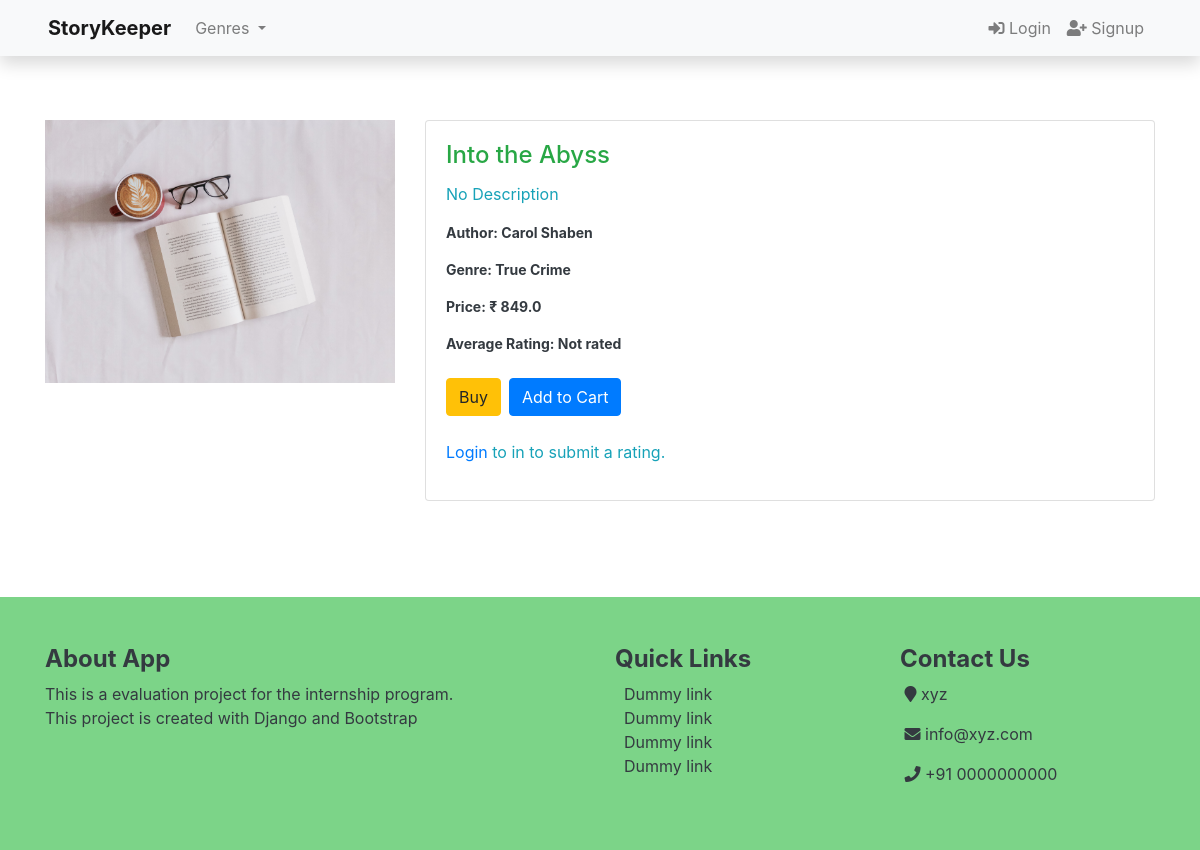
/book/3/, run on an earlier commit of the app's database.
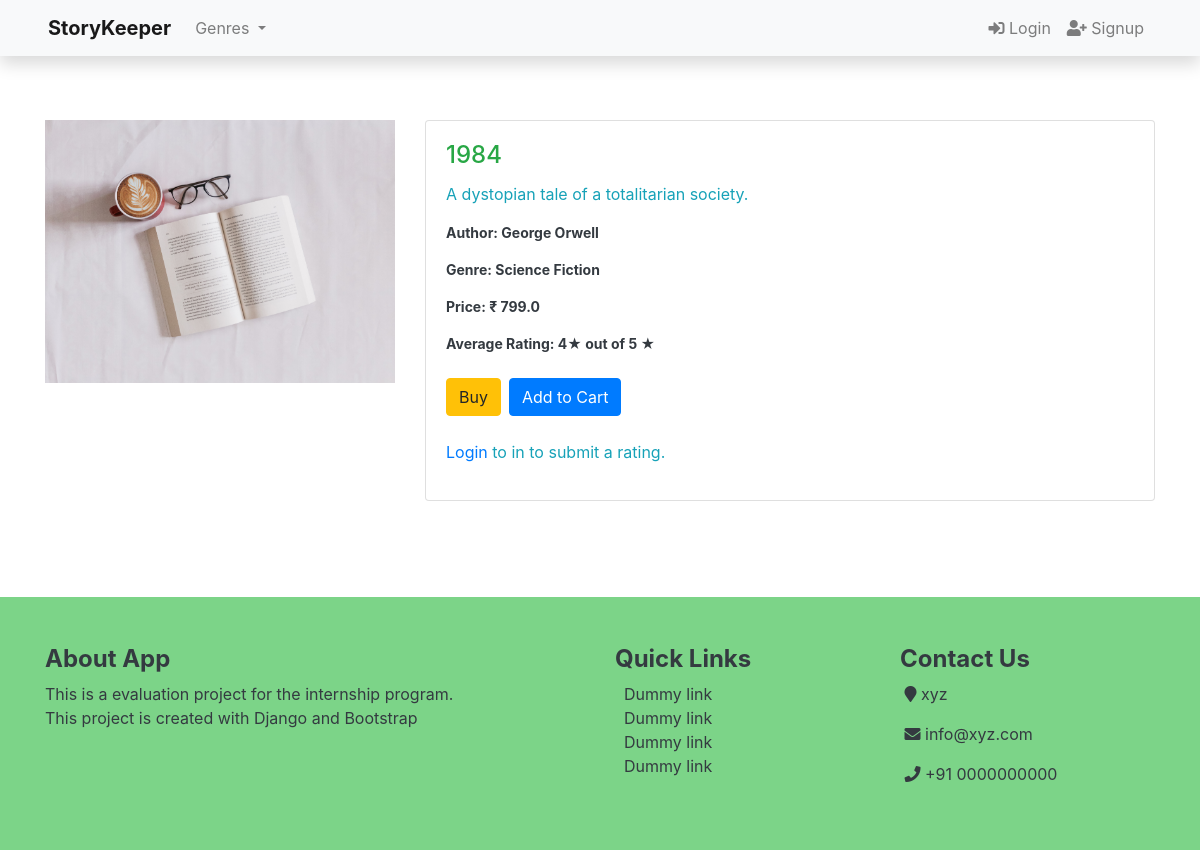
And on a later commit of the database.
### books/models.py (models this page shows, shortened)
class Book(models.Model):
    title  		 = models.CharField(max_length=200)
    author 		 = models.CharField(max_length=100)
    genre   	 = models.CharField(max_length=100)
    price     	 = models.FloatField(default=0)
    quantity   	 = models.IntegerField(default=0)
    description  = models.TextField(default='No Description', null=True, blank=False)
    average_rating  = models.FloatField(default=0)
    created_on 	 = models.DateTimeField(auto_now_add=True)
    updated_on 	 = models.DateTimeField(auto_now=True)
    digital         = models.BooleanField(default=False, null=True, blank=False)
    status          = models.IntegerField(choices=status,default = 1)
    class Meta:
        ordering    = ['-quantity']

### books/views.py (the view)
# urls.py: path('book/<int:book_id>/', views.bookDetail, name='book_detail'),
def bookDetail(request, book_id):
    book = get_object_or_404(Book, pk=book_id)
    genre = Book.objects.values('genre').distinct().order_by('genre')
    context = {'book': book, 'genre':genre}
    return render(request, 'book-detail.html', context)

### books/templates/book-detail.html (shortened to what this page needs)
{% extends 'base.html' %}
{% load static %}
{% load crispy_forms_tags %}
{% block content %}
<div class="container my-5 pt-3">
    <div class="row">
        <div class="col-md-4">
            <div class="book-image-container">
                <img src="{% static 'images/thumbnail.jpg' %}" class="img-fluid" alt="{{ book.title }}">
            </div>
        </div>
        <div class="col-md-8">
            <div class="card">
                <div class="card-body">
                    <h4 class="card-title text-success">{{ book.title }}</h4>
                    <p class="card-text text-info">{{ book.description }}</p>
                    <small class="text-dark"><b>
                        <p class="card-text">Author: {{ book.author }}</p>
                        <p class="card-text">Genre: {{ book.genre }}</p>
                        <p class="card-text">Price: &#8377; {{ book.price }}</p>
                        <p class="card-text">Average Rating: {% if book.average_rating %}{{ book.average_rating|floatformat:'0' }}&#9733; out of 5 &#9733;{% else %}Not rated{% endif %}</p>
                    </b></small><br>
                    <div class="d-flex">
                        <a href="#" class="btn btn-warning mr-2">Buy</a>
                        <form method="post" action="{% url 'add_to_cart' book.id %}">
                            <button type="submit" class="btn btn-primary">Add to Cart</button>
                        </form>
                    </div><br>
                    {% if user.is_authenticated %}
                    <form method="post" action="{% url 'submit_rating' book.id %}">
                        {% csrf_token %}
                        <div class="form-group">
                            <label for="rating">Give a Rating (0-5):</label>
                            <input type="number" id="rating" name="rating" min="0" max="5" step="0.1" required>
                        </div>
                        <button type="submit" class="btn btn-outline-primary">Submit Rating</button>
                    </form>
                    {% else %}
                    <p class="text-info"><a href="{% url 'login' %}">Login</a> to in to submit a rating.</p>
                    {% endif %}
                </div>
            </div>
        </div>
    </div>
</div>
{% endblock %}

What changed in the data, as far as the page shows it:
changed Book: title "Into the Abyss" → "1984"; description "No Description" → "A dystopian tale of a totalitarian society."; author "Carol Shaben" → "George Orwell"; genre "True Crime" → "Science Fiction"; price "849.0" → "799.0"; average_rating (not shown) → "4"
Also different on the page:
text no longer shown: "Not rated"
text now shown: "★ out of 5 ★"
